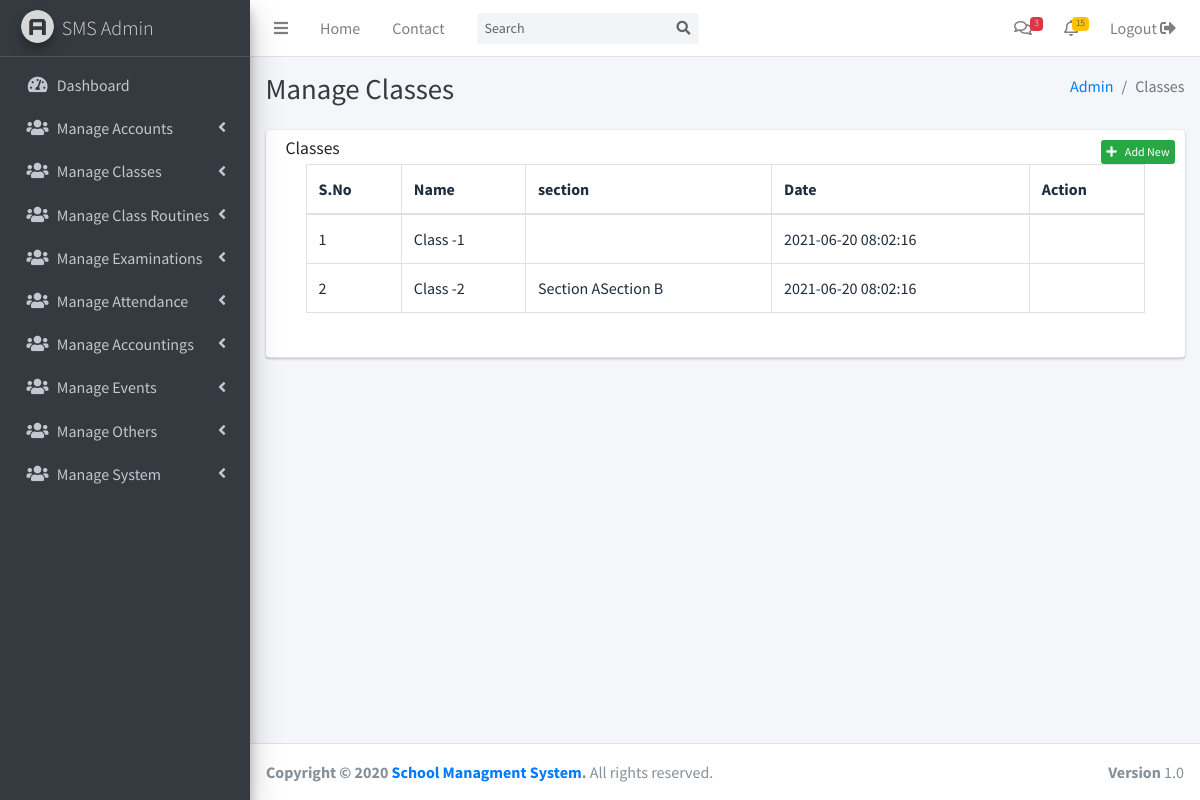
Page /admin/classes.php (signed in) on the committed database.
### tables this page shows
CREATE TABLE `posts` (
  `id` int(11) NOT NULL,
  `author` int(11) NOT NULL DEFAULT '1',
  `title` text NOT NULL,
  `description` text NOT NULL,
  `type` varchar(100) NOT NULL,
  `publish_date` timestamp NOT NULL DEFAULT CURRENT_TIMESTAMP ON UPDATE CURRENT_TIMESTAMP,
  `modified_date` timestamp NOT NULL DEFAULT '0000-00-00 00:00:00' ON UPDATE CURRENT_TIMESTAMP,
  `status` varchar(50) NOT NULL,
  `parent` int(11) NOT NULL
);

CREATE TABLE `metadata` (
  `id` int(11) NOT NULL,
  `item_id` int(11) NOT NULL,
  `meta_key` text NOT NULL,
  `meta_value` text NOT NULL
);

### includes/functions.php (called while the page is built, shortened)
<?php
function get_post(array $args = [])
{
    global $db_conn;
    if(!empty($args))
    {
        $condition = "WHERE 0 ";
        foreach($args as $k => $v)
        {
            $v = (string)$v;
            $condition_ar[] = "$k = '$v'";
        }
        if ($condition_ar > 0) {
            $condition = "WHERE " . implode(" AND ", $condition_ar);
        }
    };
    $sql = "SELECT * FROM posts $condition";
    $query = mysqli_query($db_conn,$sql);
    return mysqli_fetch_object($query);
}
function get_posts(array $args = [],string $type = 'object')
{
    global $db_conn;
    $condition = "WHERE 0 ";
    if(!empty($args))
    {
        foreach($args as $k => $v)
        {
            $v = (string)$v;
            $condition_ar[] = "$k = '$v'";
        }
        if ($condition_ar > 0) {
            $condition = "WHERE " . implode(" AND ", $condition_ar);
        }
    };
    $sql = "SELECT * FROM posts $condition";
    $query = mysqli_query($db_conn,$sql);
    return data_output($query , $type);
}
function get_metadata($item_id,$meta_key='',$type ='object')
{
    global $db_conn;
    $query = mysqli_query($db_conn,"SELECT * FROM metadata WHERE item_id = $item_id");
    if(!empty($meta_key))
    {
        $query = mysqli_query($db_conn,"SELECT * FROM metadata WHERE item_id = $item_id AND meta_key = '$meta_key'");
    }
    return data_output($query , $type);
}
function data_output($query , $type ='object')
{
    $output = array();
    if($type == 'object')
    {
        while ($result = mysqli_fetch_object($query)) {
            $output[] = $result;
        }
    }
    else
    {
        while ($result = mysqli_fetch_assoc($query)) {
            $output[] = $result;
        }
    }
    return $output;
}
?>

### admin/classes.php (the view, shortened to what this page needs)
<?php include('../includes/config.php') ?>
<?php include('header.php'); ?>
<?php include('sidebar.php'); ?>
  <div class="content-header">
      <div class="container-fluid">
        <div class="row mb-2">
          <div class="col-sm-6">
            <h1 class="m-0 text-dark">Manage Classes</h1>
          </div>
          <div class="col-sm-6">
            <ol class="breadcrumb float-sm-right">
              <li class="breadcrumb-item"><a href="">Admin</a></li>
              <li class="breadcrumb-item active">Classes</li>
            </ol>
          </div>
        </div>
      </div>
    </div>
      <section class="content">
      <div class="container-fluid">
        <?php
        if(isset($_REQUEST['action'])){ ?>
      <div class="card">
          <div class="card-header py-2">
              <h3 class="card-title">
                 Add New class</h3>
        </div>
                 <div class="card-body">
            <form action="" method="POST">
                <div class="form-group">
                    <label for="title">Title</label>
                    <input type="text" name="title" placeholder="Title" required class="form-control">
                </div>
                <div class="form-group">
                <label for="title">Sections</label>
                <?php
                $query = mysqli_query($db_conn,'SELECT * FROM sections');
                $count=1;
                while($sections = mysqli_fetch_object($query)) { ?>
                <!-- <div>
                  <label for="<?=$count++?>">
                      <input type="checkbox"  name="section[]" id="<?=$count++?>" value="<?=$sections->id?>" placeholder="section">
                      <?=$sections->title?>
                  </label>
                </div> -->
                <div>
                  <label for="<?php echo $count++?>">
                      <input type="checkbox"  name="section[]" id="<?php echo $count++?>" value="<?=$sections->id?>" placeholder="section">
                      <?php echo $sections->title?>
                  </label>
                </div>
                <?php
                $count++;
                }?>
                </div>
                <button name="submit" class="btn btn-success">Submit</button>
            </form>
          </div>
          </div>
          <?php }else{?>
          <div class="card">
          <div class="card-header py-2">
          <h3 class="card-title">Classes</h3>
          <div class="card-tools">
          <a href="?action=add-new" class="btn btn-success btn-xs"><i class="fa fa-plus mr-2"></i>Add New</a>
          </div>
          <div class ="card-body">
          <div class="table-responsive bg-white">
          <table class="table table-bordered">
          <thead>
          <tr>
          <th>S.No</th>
          <th>Name</th>
          <th>section</th>
          <th>Date</th>
          <th>Action</th>
          </tr>
          </thead>
          <tbody>
          <?php
          $count = 1;
          $args = array(
            'type' => 'class',
            'status' => 'publish',
          );
          $classes = get_posts($args);
          foreach($classes as $class){?>
              <tr>
              <td><?=$count++?></td>
              <td><?=$class->title?></td>
              <td>
              <?php
              $class_meta = get_metadata($class->id,'section');
              foreach ($class_meta as $meta){
                $section = get_post(array('id'=>$meta->meta_value));
                echo $section->title;
              }?>
              </td>
              <td><?=$class->publish_date?></td>
              <td></td>
              </tr>
           <?php } ?>
          </tbody>
          </table>
          </div>
          </div>
          </div>
      </div>
      <?php }?>
      </div>
    </section>
<?php include('footer.php'); ?>

### rows in the picture
posts: title "Class -1", publish_date "2021-06-20 08:02:16"
posts: title "Class -2", publish_date "2021-06-20 08:02:16"
metadata: posts.title "Section A"
metadata: posts.title "Section B"
